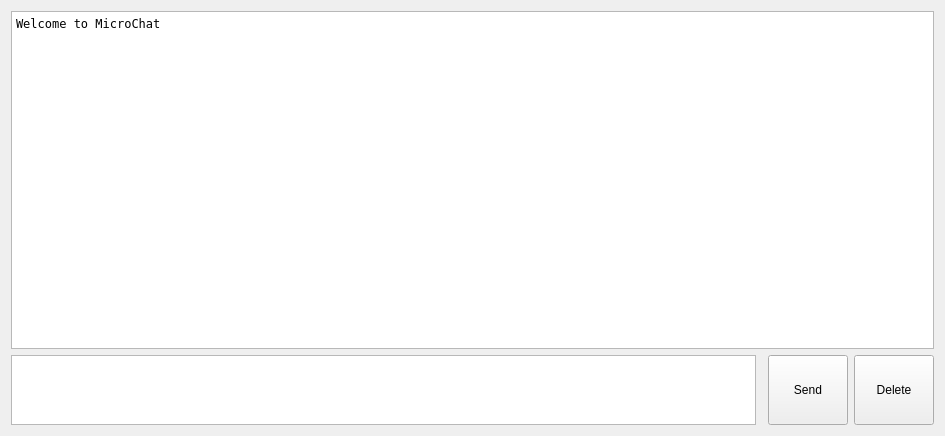
<?xml version="1.0" encoding="UTF-8"?>
<ui version="4.0">
 <class>MicroChat</class>
 <widget class="QWidget" name="MicroChat">
  <property name="geometry">
   <rect>
    <x>0</x>
    <y>0</y>
    <width>945</width>
    <height>436</height>
   </rect>
  </property>
  <property name="windowTitle">
   <string>MicroChat</string>
  </property>
  <layout class="QGridLayout" name="gridLayout">
   <item row="1" column="0">
    <widget class="QPlainTextEdit" name="plainTextEdit_input">
     <property name="sizePolicy">
      <sizepolicy hsizetype="Expanding" vsizetype="Expanding">
       <horstretch>0</horstretch>
       <verstretch>1</verstretch>
      </sizepolicy>
     </property>
     <property name="font">
      <font>
       <family>DejaVu Sans Mono</family>
       <italic>false</italic>
      </font>
     </property>
    </widget>
   </item>
   <item row="1" column="2">
    <widget class="QPushButton" name="pushButton_send">
     <property name="sizePolicy">
      <sizepolicy hsizetype="Minimum" vsizetype="Expanding">
       <horstretch>0</horstretch>
       <verstretch>1</verstretch>
      </sizepolicy>
     </property>
     <property name="text">
      <string>Send</string>
     </property>
    </widget>
   </item>
   <item row="1" column="3">
    <widget class="QPushButton" name="pushButton_delete">
     <property name="sizePolicy">
      <sizepolicy hsizetype="Minimum" vsizetype="Expanding">
       <horstretch>0</horstretch>
       <verstretch>0</verstretch>
      </sizepolicy>
     </property>
     <property name="text">
      <string>Delete</string>
     </property>
    </widget>
   </item>
   <item row="0" column="0" colspan="4">
    <widget class="QPlainTextEdit" name="plainTextEdit_chat">
     <property name="sizePolicy">
      <sizepolicy hsizetype="Expanding" vsizetype="Expanding">
       <horstretch>0</horstretch>
       <verstretch>5</verstretch>
      </sizepolicy>
     </property>
     <property name="font">
      <font>
       <family>DejaVu Sans Mono</family>
       <italic>false</italic>
      </font>
     </property>
     <property name="readOnly">
      <bool>true</bool>
     </property>
     <property name="plainText">
      <string>Welcome to MicroChat
</string>
     </property>
    </widget>
   </item>
  </layout>
  <action name="actionSend">
   <property name="text">
    <string>Send</string>
   </property>
   <property name="shortcut">
    <string>Ctrl+Return</string>
   </property>
   <property name="shortcutContext">
    <enum>Qt::ApplicationShortcut</enum>
   </property>
  </action>
 </widget>
 <layoutdefault spacing="6" margin="11"/>
 <resources/>
 <connections/>
</ui>
